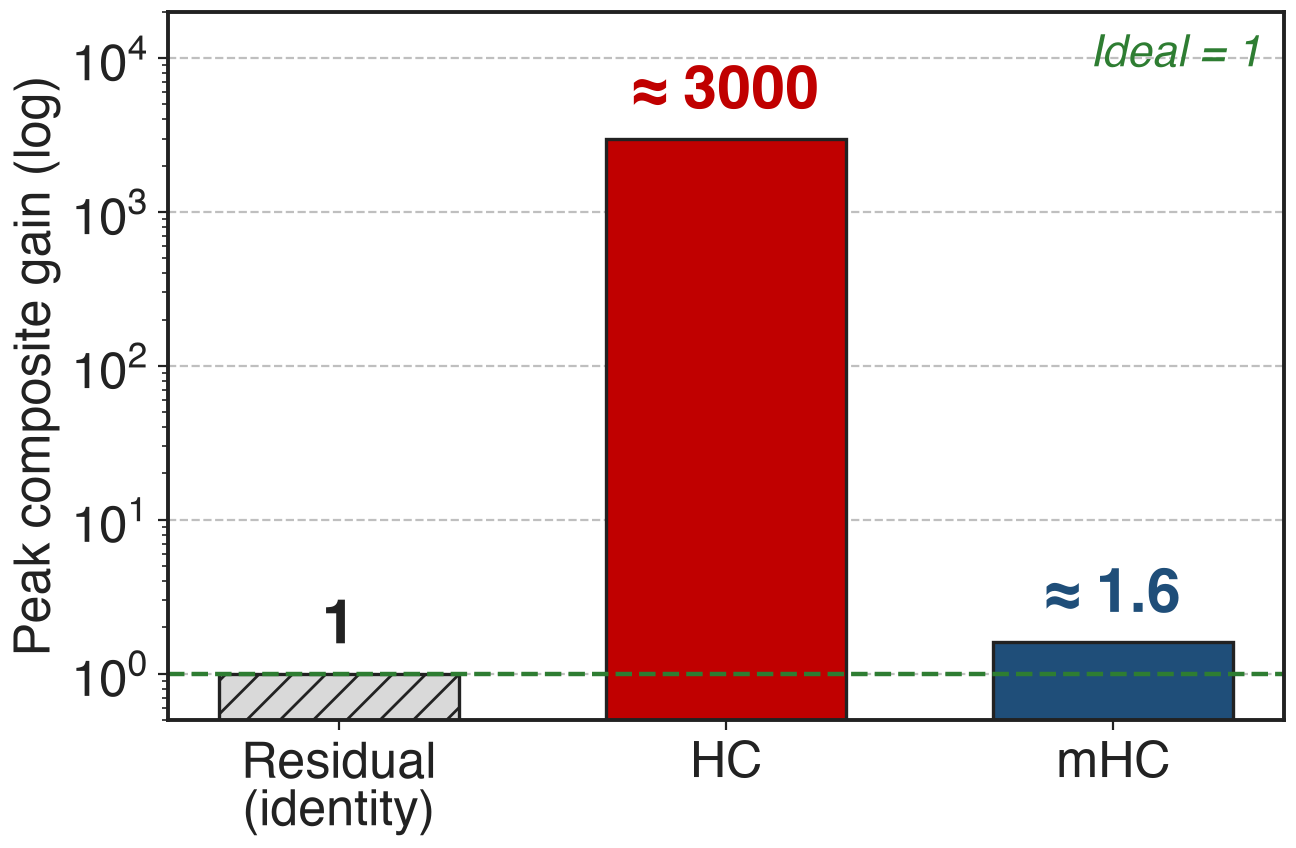

The Python source for this figure:
"""Peak composite residual gain (Amax gain magnitude) in the 27B model: HC ~3000 ([mHC] §3.1, Fig. 3b),
mHC ~1.6 ([mHC] §5.4, Fig. 7b); identity residual = 1 by definition."""
import sys, pathlib
sys.path.insert(0, str(pathlib.Path(__file__).resolve().parents[3] / "scripts"))
import slidechart as sc

sc.setup()
fig, ax = sc.figure("right")
names = ["Residual\n(identity)", "HC", "mHC"]
vals = [1, 3000, 1.6]
sc.bars(ax, names, vals, ours=2, problem=1, labels=None)
ax.set_yscale("log")
ax.set_ylim(0.5, 2e4)
for i, (v, t) in enumerate(zip(vals, ["1", "≈ 3000", "≈ 1.6"])):
    ax.text(i, v * 1.35, t, ha="center", va="bottom", fontsize=22, fontweight="bold",
            color=[sc.INK, sc.PROBLEM, sc.ACCENT][i])
ax.axhline(1, color=sc.GOOD, lw=1.6, ls="--")
ax.set_ylabel("Peak composite gain (log)")
sc.better(ax, "Ideal = 1", where="upper right")
sc.save(fig, __file__)
